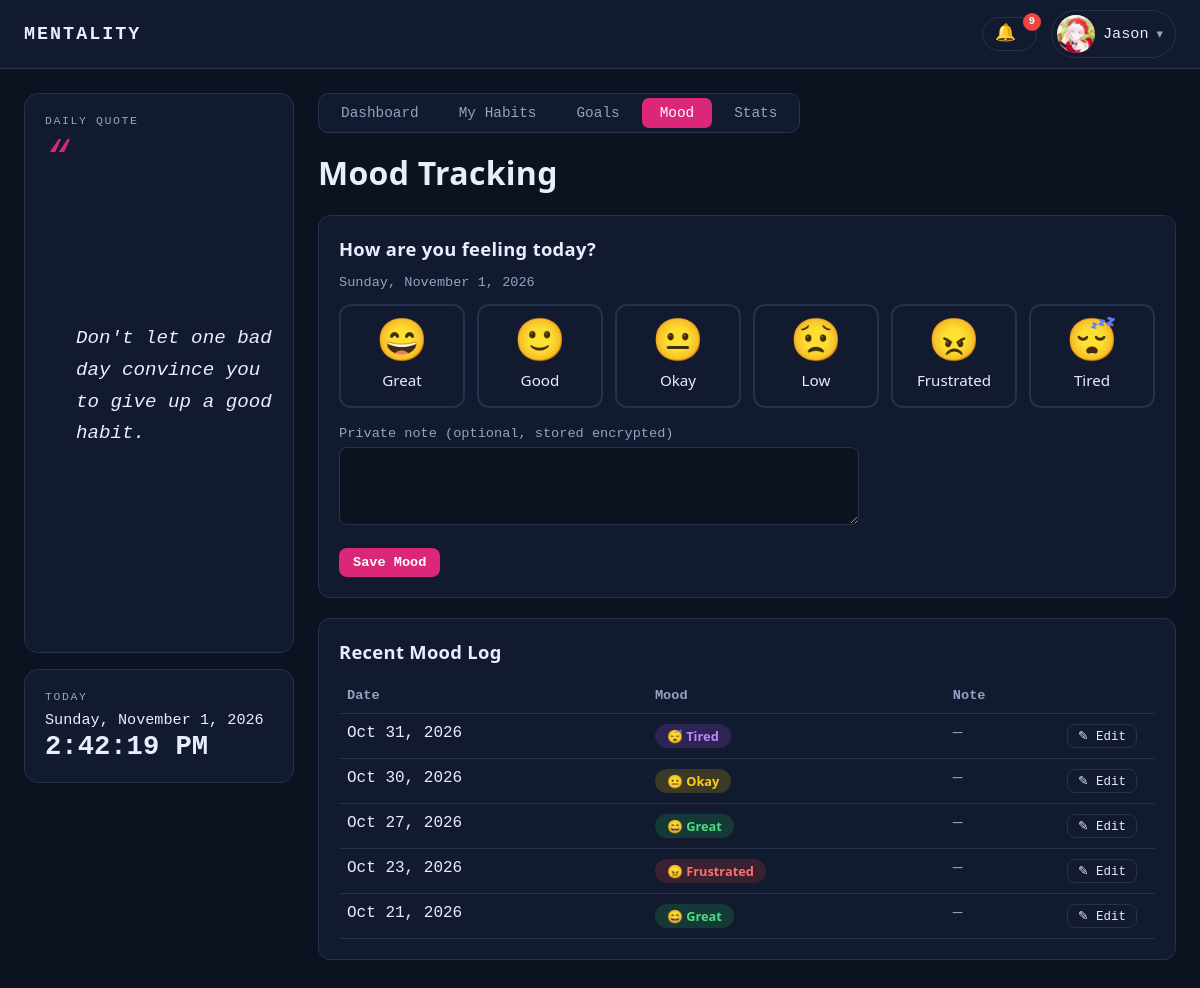
Screenshot of /mood.php (signed in) with the database file from the repository.
### tables this page shows
CREATE TABLE `mood_logs` (
  `mood_id` int(10) unsigned NOT NULL AUTO_INCREMENT,
  `user_id` int(10) unsigned NOT NULL,
  `mood` enum('Great','Good','Okay','Low','Frustrated','Tired') NOT NULL,
  `mood_note` text DEFAULT NULL,
  `log_date` date NOT NULL,
  PRIMARY KEY (`mood_id`),
  UNIQUE KEY `uq_mood_day` (`user_id`,`log_date`),
  CONSTRAINT `fk_mood_user` FOREIGN KEY (`user_id`) REFERENCES `users` (`user_id`) ON DELETE CASCADE
);

### includes/auth.php (called while the page is built, shortened)
<?php
function e($value): string {
    return htmlspecialchars((string)$value, ENT_QUOTES, 'UTF-8');
}

### includes/crypto.php (called while the page is built, shortened)
<?php
function app_key(): string {
    static $key = null;
    if ($key !== null) { return $key; }
    $file = __DIR__ . '/mood.key';
    $key = hex2bin(trim(file_get_contents($file)));
    return $key;
}
function decrypt_text(?string $data): ?string {
    if ($data === null || $data === '') { return null; }
    $raw = base64_decode($data, true);
    $plain = openssl_decrypt(substr($raw, 28), 'aes-256-gcm', app_key(), OPENSSL_RAW_DATA, substr($raw, 0, 12), substr($raw, 12, 16));
    return $plain === false ? null : $plain;
}

### mood.php (the view, shortened to what this page needs)
<?php
require_once __DIR__ . '/includes/layout.php';
require_once __DIR__ . '/includes/crypto.php';
$uid = (int)$_SESSION['user_id'];
$moods = [
    'Great'      => ['😄', 'great'],
    'Good'       => ['🙂', 'good'],
    'Okay'       => ['😐', 'okay'],
    'Low'        => ['😟', 'low'],
    'Frustrated' => ['😠', 'frustrated'],
    'Tired'      => ['😴', 'tired'],
];
$todayStr   = date('Y-m-d');
$stmt = $pdo->prepare('SELECT mood, mood_note FROM mood_logs WHERE user_id = ? AND log_date = ?');
$stmt->execute([$uid, $todayStr]);
$todayRow  = $stmt->fetch();
$posted    = ($_SERVER['REQUEST_METHOD'] === 'POST' && ($_POST['action'] ?? 'save') === 'save');
$noteValue = $posted ? trim($_POST['note'] ?? '') : (string)decrypt_text($todayRow['mood_note'] ?? null);
$stmt = $pdo->prepare('SELECT log_date, mood, mood_note FROM mood_logs WHERE user_id = ? ORDER BY log_date DESC LIMIT 10');
$stmt->execute([$uid]);
$recent = $stmt->fetchAll();
?>
<div class="mood-page">
<h1>Mood Tracking</h1>
<div class="panel">
    <h2>How are you feeling today?</h2>
    <p class="muted small"><?= e(date('l, F j, Y')) ?><?= $todayRow ? ' &middot; You already logged today. Saving again will update it.' : '' ?></p>
    <form method="post" novalidate>
        <div class="mood-options">
            <?php foreach ($moods as $name => [$face, $cls]): ?>
                <label class="mood-option">
                    <span class="face"><?= $face ?></span>
                    <span class="mood-name"><?= e($name) ?></span>
                </label>
            <?php endforeach; ?>
        </div>
        <div class="inline-form">
            <label for="note">Private note (optional, stored encrypted)</label>
            <textarea id="note" name="note" rows="3" maxlength="300"><?= e($noteValue) ?></textarea>
            <div class="form-actions"><button type="submit" class="btn-sm">Save Mood</button></div>
        </div>
    </form>
</div>
<div class="panel">
    <h2>Recent Mood Log</h2>
    <?php if (!$recent): ?>
        <p class="muted">No moods logged yet. Pick how you feel above and save it.</p>
    <?php else: ?>
    <div class="table-wrap">
    <table class="list">
        <thead><tr><th>Date</th><th>Mood</th><th>Note</th><th></th></tr></thead>
        <tbody>
        <?php foreach ($recent as $r):
            $note = decrypt_text($r['mood_note']);
            [$face, $cls] = $moods[$r['mood']] ?? ['', ''];
            $json = json_encode([
                'date'  => $r['log_date'],
                'label' => date('l, M j, Y', strtotime($r['log_date'])),
                'mood'  => $r['mood'],
                'note'  => (string)$note,
            ], JSON_UNESCAPED_UNICODE);
        ?>
            <tr>
                <td><?= e(date('M j, Y', strtotime($r['log_date']))) ?></td>
                <td><span class="mood-tag <?= e($cls) ?>"><?= $face ?> <?= e($r['mood']) ?></span></td>
                <td><?= $note !== null ? '<span class="diary-note">' . e($note) . '</span>' : '<span class="muted">—</span>' ?></td>
                <td class="row-actions"><button type="button" class="btn-ghost btn-edit row-edit" data-mood="<?= e($json) ?>">&#9998; Edit</button></td>
            </tr>
        <?php endforeach; ?>
        </tbody>
    </table>
    </div>
    <?php endif; ?>
</div>
</div>

### assets/style.css (style rules this page uses)
:root { --bg: #0b1220; --card: #111a2e; --border: #24324f; --text: #e8eefc; --muted: #93a3c4; --primary: #3b82f6; --primary-hover: #2563eb; --error: #f87171; --success: #4ade80; --input-bg: #0b1220; --hover: #18243f; --link: #7db0ff; color-scheme: dark; }
* { box-sizing: border-box; }
body { margin: 0; font-family: var(--font, "Segoe UI", Arial, sans-serif); background: var(--bg); color: var(--text); min-height: 100vh; }
label { display: block; font-size: .85rem; color: var(--muted); margin: 14px 0 6px; }
button, .btn { display: block; width: 100%; margin-top: 22px; padding: 12px; background: var(--primary); color: #fff; border: 0; border-radius: 8px; font-size: 1rem; font-weight: 600; cursor: pointer; text-align: center; text-decoration: none; }
.main h1 { margin-top: 0; }
.muted { color: var(--muted); }
.panel { background: var(--card); border: 1px solid var(--border); border-radius: 12px; padding: 20px; margin-bottom: 20px; }
.panel h2 { margin: 0 0 14px; font-size: 1.15rem; }
.table-wrap { overflow-x: auto; }
table { border-collapse: collapse; width: 100%; }
table.list th, table.list td { text-align: left; padding: 10px 8px; border-bottom: 1px solid var(--border); vertical-align: top; }
table.list th { color: var(--muted); font-weight: 600; font-size: .85rem; }
.inline-form { max-width: 520px; }
.form-actions { display: flex; gap: 10px; align-items: center; margin-top: 18px; }
.btn-sm, button.btn-sm { display: inline-block; width: auto; margin: 0; padding: 7px 14px; font-size: .85rem; background: var(--primary); color: #fff; border: 0; border-radius: 8px; cursor: pointer; text-decoration: none; }
.btn-ghost { display: inline-block; padding: 6px 12px; font-size: .85rem; border: 1px solid var(--border); border-radius: 8px; color: var(--text); text-decoration: none; }
textarea { width: 100%; padding: 11px 12px; background: var(--input-bg); color: var(--text); border: 1px solid var(--border); border-radius: 8px; font-size: 1rem; font-family: inherit; resize: vertical; }
.small { font-size: .85rem; }
.mood-options { display: grid; grid-template-columns: repeat(auto-fit, minmax(95px, 1fr)); gap: 12px; margin: 14px 0 18px; }
.mood-option { position: relative; display: flex; flex-direction: column; align-items: center; gap: 6px; padding: 16px 8px; margin: 0; border: 2px solid var(--border); border-radius: 12px; cursor: pointer; color: var(--text); }
.mood-option .face { font-size: 2.2rem; line-height: 1; transition: transform .15s; }
.mood-tag { display: inline-block; padding: 3px 12px; border-radius: 999px; font-size: .8rem; font-weight: 600; }
.mood-tag.great { background: rgba(34,197,94,.18); color: #4ade80; }
.mood-tag.okay { background: rgba(250,204,21,.18); color: #facc15; }
.mood-tag.frustrated { background: rgba(239,68,68,.18); color: #f87171; }
.mood-tag.tired { background: rgba(168,85,247,.18); color: #c084fc; }
button.btn-ghost { width: auto; margin: 0; background: transparent; font-weight: 500; cursor: pointer; font-family: inherit; }
.btn-edit { padding: 3px 10px; font-size: .78rem; }
button, input, select, textarea { font-family: inherit; }
td.row-actions { text-align: right; width: 96px; }
.row-edit { opacity: 0; transition: opacity .15s; }
@media (hover: none) { .row-edit { opacity: 1; } }
.mood-page { --font-display: "Trebuchet MS", "Lucida Sans Unicode", "Segoe UI", sans-serif; }
.mood-page h1, .mood-page h2 { font-family: var(--font-display); letter-spacing: .3px; }
.mood-page h1 { font-size: 2rem; }
.mood-page .mood-name { font-family: var(--font-display); font-size: .95rem; }
.mood-page .mood-option .face { font-size: 2.6rem; }
.mood-page .mood-tag { font-family: var(--font-display); }

### rows the page displays
mood_logs: log_date "Oct 31, 2026", face "😴", mood "Tired"
mood_logs: log_date "Oct 30, 2026", face "😐", mood "Okay"
mood_logs: log_date "Oct 27, 2026", face "😄", mood "Great"
mood_logs: log_date "Oct 23, 2026", face "😠", mood "Frustrated"
mood_logs: log_date "Oct 21, 2026", face "😄", mood "Great"

### other values shown
$bellCount "9"
$name "Jason"
daily_quote() "Don't let one bad day convince you to give up a good habit."
$label "Dashboard"
$label "My Habits"
$label "Goals"
$label "Mood"
$label "Stats"
$face "😄"
$name "Great"
$face "🙂"
$name "Good"
$face "😐"
$name "Okay"
$face "😟"
